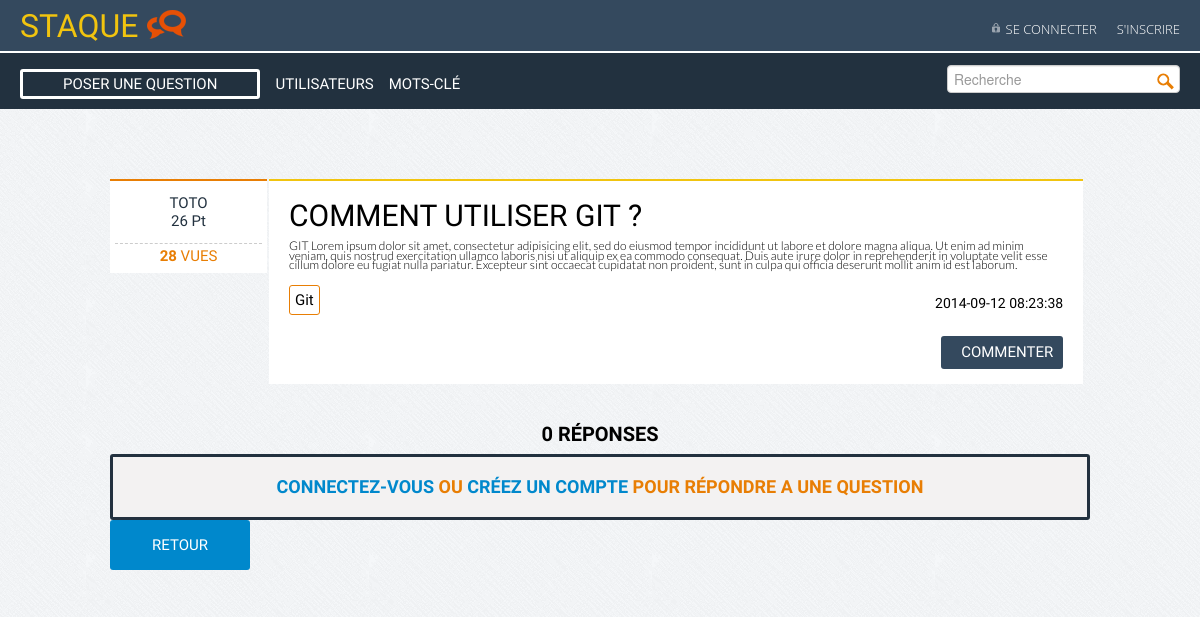
/detail_question.php?id=1, run on an earlier commit of the app's database.
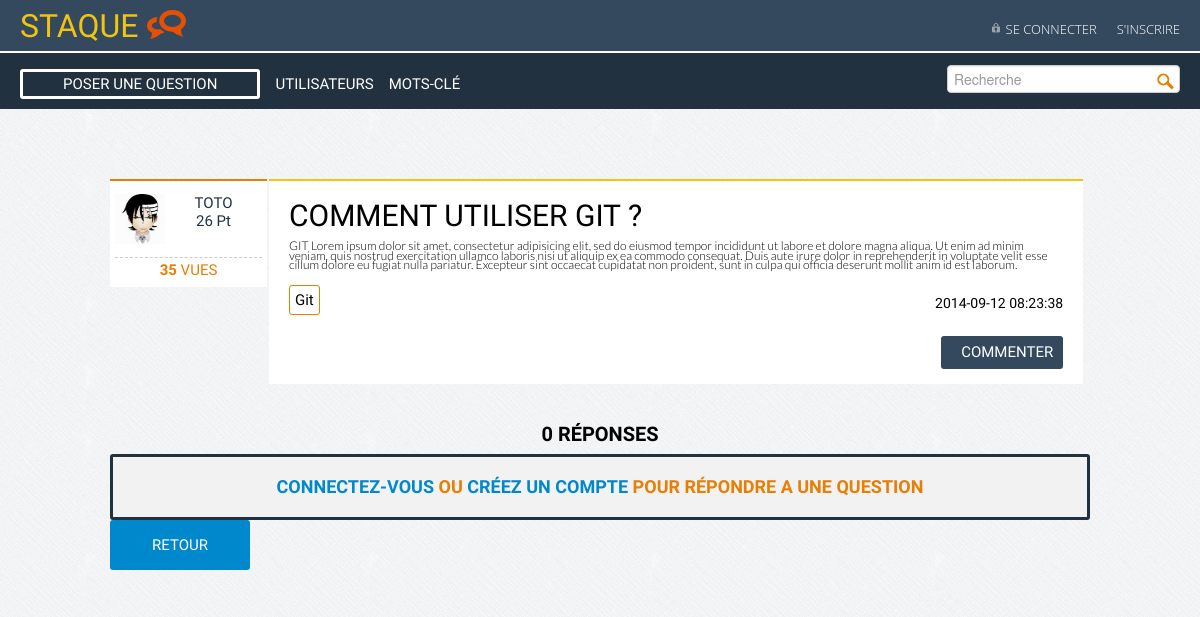
And on a later commit of the database.
### tables this page shows
CREATE TABLE IF NOT EXISTS `question` (
  `id` int(11) NOT NULL AUTO_INCREMENT,
  `title` varchar(250) NOT NULL,
  `content` text NOT NULL,
  `tags` varchar(255) NOT NULL,
  `user_id` int(11) NOT NULL,
  `dateCreated` datetime NOT NULL,
  `dateModified` datetime NOT NULL,
  `vues` int(11) NOT NULL,
  `points` int(11) NOT NULL,
  PRIMARY KEY (`id`)
);

CREATE TABLE IF NOT EXISTS `user` (
  `id` int(11) NOT NULL AUTO_INCREMENT,
  `name` varchar(50) NOT NULL,
  `image` varchar(150) NOT NULL,
  `pseudo` varchar(100) NOT NULL,
  `mail` varchar(150) NOT NULL,
  `password` varchar(255) NOT NULL,
  `salt` varbinary(256) NOT NULL,
  `token` varchar(50) NOT NULL,
  `birthday` date NOT NULL,
  `job` varchar(150) NOT NULL,
  `location` varchar(100) NOT NULL,
  `lang` varchar(100) NOT NULL,
  `score` int(10) NOT NULL,
  `vote` int(10) NOT NULL,
  `websites` varchar(150) NOT NULL,
  `dateRegistred` date NOT NULL,
  `dateModified` date NOT NULL,
  `dateConnected` datetime NOT NULL,
  PRIMARY KEY (`id`)
);

### functions.php (called while the page is built, shortened)
<?php
	function nbRep($id){
		global $dbh;
		$sql = "SELECT COUNT(*) FROM answer
				JOIN question ON question_id = question.id
				WHERE question.id = :id";
		$stmt = $dbh->prepare($sql);
		$stmt->bindValue(":id",$id);
		$stmt->execute();
		$nbAnswers = $stmt->fetchColumn();
		return $nbAnswers;
	}

### detail_question.php (the view, shortened to what this page needs)
<?php
	include("db.php");
	include("functions.php");
	include("inc/header.php");
	include("inc/nav.php");
	$errors = array();
	$id=$_GET['id'];
	$nbAnswers=nbRep($id);
	$sql = "SELECT question.id,title,score,dateCreated,pseudo,tags,content,vues,points,image FROM question
					LEFT JOIN user ON question.user_id=user.id
					WHERE question.id=:id";
	$stmt = $dbh->prepare($sql);
	$stmt->bindValue(":id",$id);
	$stmt->execute();
	$question = $stmt->fetch();
?>
<section class="container">
	<div class="topQuestionWrap">
		<div class="clearboth colLeft user">
			<a href="account.php?id=<?= $question['id'];?>"  class="lien_user" title="Infos auteur">
				<div class="floatLeft"><img src="<?= $question['image'];?>" alt="">	</div>
				<div class="floatLeft">
					<h4><?= $question['pseudo'];?></h4>
					<p class="score"><?= $question['score'];?> Pt </p>
				</div>
			</a>
			<div class="compteurs">
				<p><strong><?= $question['vues'];?></strong> vues</p>
			</div>
		</div>
		<div class="colRight question">
			<h3><?php echo $question['title'];?></h3>
			<p><?php echo $question['content'];?></p>
			<p class="date"><?= $question['dateCreated'];?></p>
			<?php if(!empty($question['tags'])){ ?>
				<div class="tags"><?= $question['tags'];?></div>
			<?php } ?>
			<a href="comment.php?id=<?php echo $id; ?>&q_a=<?php echo (0); ?>&id_q=<?php echo $id ?>" class="commentBtn">Commenter</a>
		</div>
	</div>
	<h2 id="rep"><?php echo $nbAnswers;?> réponses</h2>
<?php if(isset($_SESSION['user'])){ ?>
				<h4>Répondre</h4>
				<form method="POST">
					<label class="questionarea">
						<textarea name="content" placeholder="Répondre a la question"></textarea>
					</label>
					<label class="submit"><input type="submit" value="Envoyer votre réponse"></label>
					<?php
						if (!empty($errors)){
								echo '<ul class="errors">';
									foreach($errors as $error){
								echo '<li>'.$error.'</li>';
							}
							echo '</ul>';
						}
					?>
				</form>
			</div>
		</div>
	<?php } else{ ?>
		<div class="deconnecter">
		<div id="errorLogin">
			<h3><a href="login.php">Connectez-vous</a> ou <a href="register.php">créez un compte</a> pour répondre a une question</h3>
		</div>
	<?php } ?>
		<a href="index.php" id="back">Retour</a>
	</div>
</section>
<?php
include("inc/footer.php");
?>

What changed in the data, as far as the page shows it:
changed question "COMMENT UTILISER GIT ?": user.image: picture added; vues "28" → "35"
